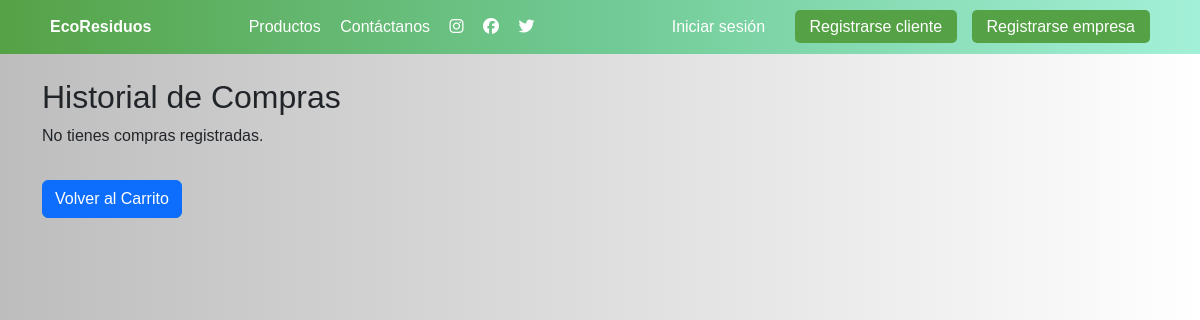
/historial_facturas/ (signed in), run on an earlier commit of the app's database.
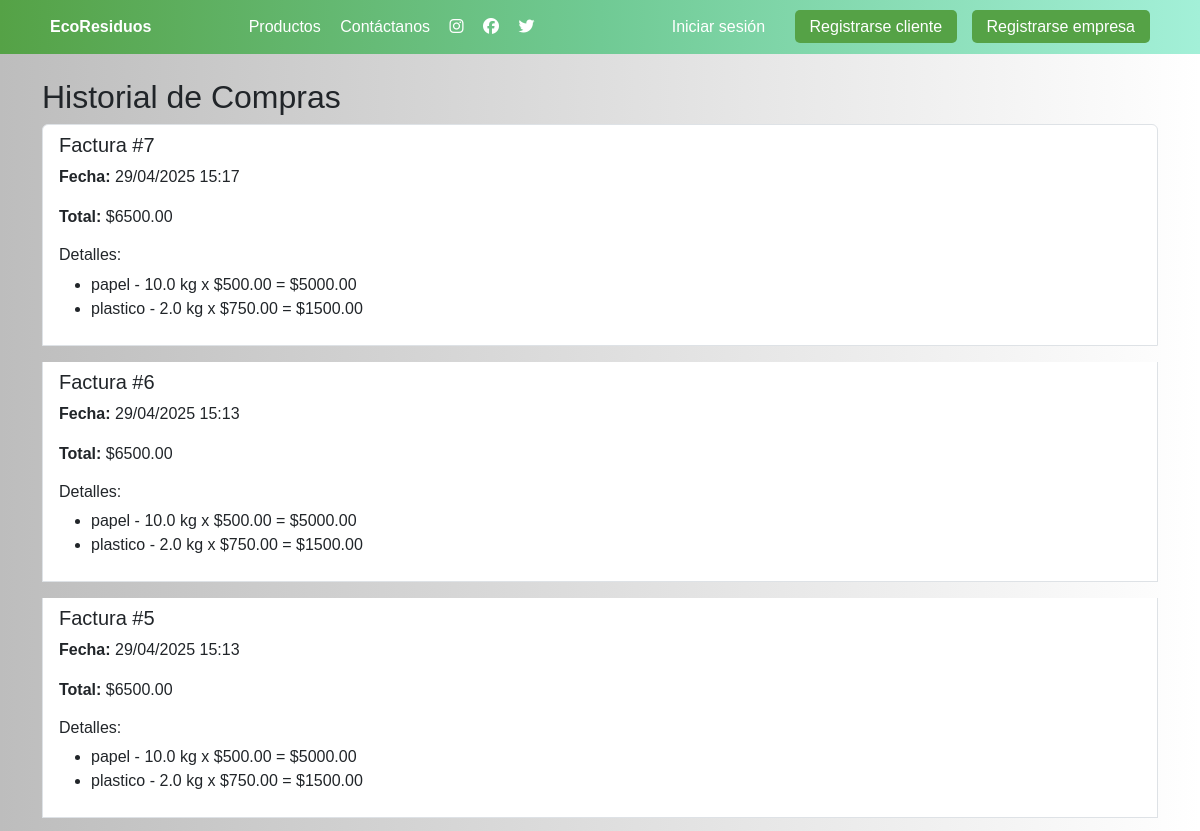
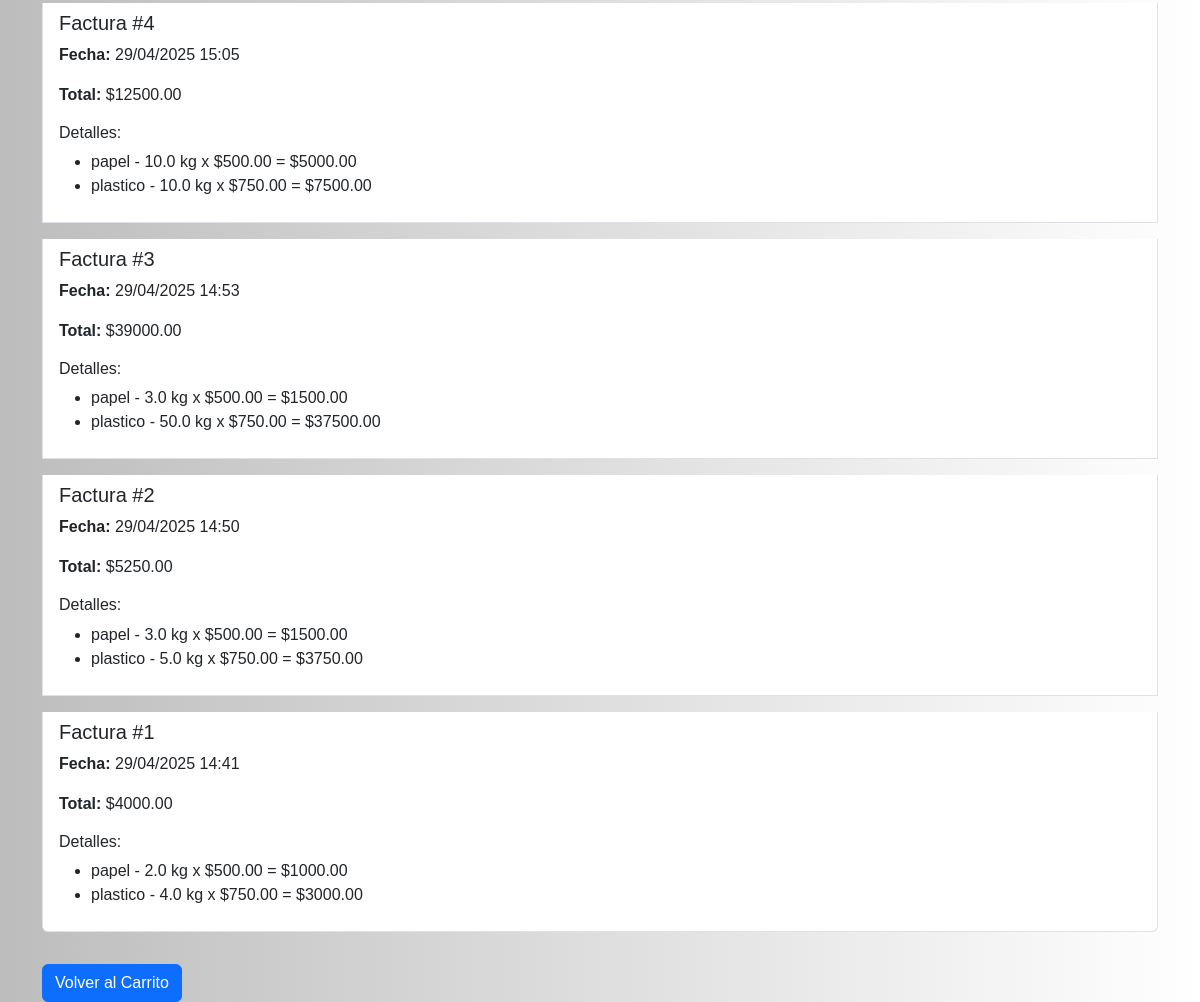
And on a later commit of the database (2 pictures, top to bottom).
### tareas/models.py (models this page shows, shortened)
class Factura(models.Model):
    usuario = models.ForeignKey(settings.AUTH_USER_MODEL, on_delete=models.CASCADE)
    fecha = models.DateTimeField(auto_now_add=True)
    total = models.DecimalField(max_digits=10, decimal_places=2)

class DetalleFactura(models.Model):
    factura = models.ForeignKey(Factura, related_name='detalles', on_delete=models.CASCADE)
    categoria = models.ForeignKey('CategoriaResiduo', on_delete=models.CASCADE)
    cantidad_kg = models.FloatField()
    precio_unitario = models.DecimalField(max_digits=10, decimal_places=2)
    precio_total = models.DecimalField(max_digits=10, decimal_places=2)

class CategoriaResiduo(models.Model):
    nombre = models.CharField(max_length=100)
    factor_co2 = models.FloatField(help_text="kg CO₂e evitado por kg de residuo")

### tareas/views.py (the view)
# urls.py: path('historial_facturas/', historial_facturas, name='historial_facturas'),
@login_required
def historial_facturas(request):
    facturas = Factura.objects.filter(usuario=request.user).order_by('-fecha')
    return render(request, 'historial_facturas.html', {
        'facturas': facturas
    })

### tareas/templates/historial_facturas.html
{% extends 'base.html' %}
{% block content %}
<div class="container mt-4">
    <h2>Historial de Compras</h2>
    {% if facturas %}
        <div class="list-group">
            {% for factura in facturas %}
                <div class="list-group-item mb-3">
                    <h5>Factura #{{ factura.id }}</h5>
                    <p><strong>Fecha:</strong> {{ factura.fecha|date:"d/m/Y H:i" }}</p>
                    <p><strong>Total:</strong> ${{ factura.total }}</p>
                    <h6>Detalles:</h6>
                    <ul>
                        {% for detalle in factura.detalles.all %}
                            <li>
                                {{ detalle.categoria.nombre }} - {{ detalle.cantidad_kg }} kg x ${{ detalle.precio_unitario }} = ${{ detalle.precio_total }}
                            </li>
                        {% endfor %}
                    </ul>
                </div>
            {% endfor %}
        </div>
    {% else %}
        <p>No tienes compras registradas.</p>
    {% endif %}
    <a href="{% url 'ver_carrito' %}" class="btn btn-primary mt-3">Volver al Carrito</a>
</div>
{% endblock %}

What changed in the data, as far as the page shows it:
added Factura: id "7", fecha "29/04/2025 15:17", total "6500.00"
added DetalleFactura: categoria.nombre "papel", cantidad_kg "10.0", precio_unitario "500.00", precio_total "5000.00", shown under "7"
added DetalleFactura: categoria.nombre "plastico", cantidad_kg "2.0", precio_unitario "750.00", precio_total "1500.00", shown under "7"
added Factura: id "6", fecha "29/04/2025 15:13", total "6500.00"
added DetalleFactura: categoria.nombre "papel", cantidad_kg "10.0", precio_unitario "500.00", precio_total "5000.00", shown under "6"
added DetalleFactura: categoria.nombre "plastico", cantidad_kg "2.0", precio_unitario "750.00", precio_total "1500.00", shown under "6"
added Factura: id "5", fecha "29/04/2025 15:13", total "6500.00"
added DetalleFactura: categoria.nombre "papel", cantidad_kg "10.0", precio_unitario "500.00", precio_total "5000.00", shown under "5"
added DetalleFactura: categoria.nombre "plastico", cantidad_kg "2.0", precio_unitario "750.00", precio_total "1500.00", shown under "5"
added Factura: id "4", fecha "29/04/2025 15:05", total "12500.00"
added DetalleFactura: categoria.nombre "papel", cantidad_kg "10.0", precio_unitario "500.00", precio_total "5000.00", shown under "4"
added DetalleFactura: categoria.nombre "plastico", cantidad_kg "10.0", precio_unitario "750.00", precio_total "7500.00", shown under "4"
added Factura: id "3", fecha "29/04/2025 14:53", total "39000.00"
added DetalleFactura: categoria.nombre "papel", cantidad_kg "3.0", precio_unitario "500.00", precio_total "1500.00", shown under "3"
added DetalleFactura: categoria.nombre "plastico", cantidad_kg "50.0", precio_unitario "750.00", precio_total "37500.00", shown under "3"
added Factura: id "2", fecha "29/04/2025 14:50", total "5250.00"
added DetalleFactura: categoria.nombre "papel", cantidad_kg "3.0", precio_unitario "500.00", precio_total "1500.00", shown under "2"
added DetalleFactura: categoria.nombre "plastico", cantidad_kg "5.0", precio_unitario "750.00", precio_total "3750.00", shown under "2"
added Factura: id "1", fecha "29/04/2025 14:41", total "4000.00"
added DetalleFactura: categoria.nombre "papel", cantidad_kg "2.0", precio_unitario "500.00", precio_total "1000.00", shown under "1"
added DetalleFactura: categoria.nombre "plastico", cantidad_kg "4.0", precio_unitario "750.00", precio_total "3000.00", shown under "1"
Also different on the page:
text no longer shown: "No tienes compras registradas."
